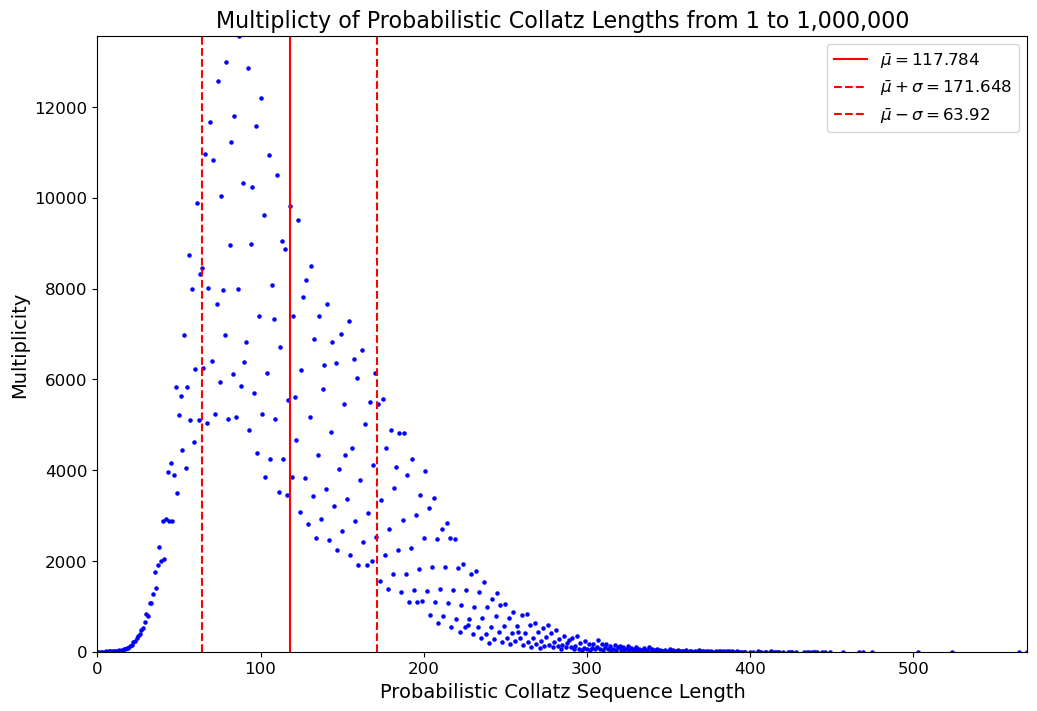

Recreate this plot in Python.
from matplotlib import pyplot as plt
import statistics
import random
from collections import Counter as ctr

# Set a variable for p
p = 0.5

# Collatz conjecture (only returning length)
def collatz(n):
    length = 0
    while n != 1:
        if n % 2 == 0:
            n //= 2
        else:
            n = 3*n + 1
        length += 1
    return length

# Modified collatz conjecture (only returning length)
def not_collatz(n):
    length = 0
    vals = []
    while True:
        if n % 2 == 0:
            n //= 2
        else:
            n = 3*n - 1
        if n in vals:
            break
        vals.append(n)
        length += 1
        if n == 1:
            break
    return length


# Create a simulation of scatter plot for values
# Collatz and modified collatz values must go in the same list to calculate an overall multiplicity
# Using random library to create a value between 0 and 1
y = []
for n in range(1, 1000001):
    if random.random() > p:
        c = collatz(n)
        y.append(c)
    else:
        nc = not_collatz(n)
        y.append(nc)

# Calculate mean and standard deviation
mean = statistics.mean(y)
std = statistics.stdev(y)

# Using the counter function we create a dictionary for multiplicity/frequency
m = ctr(y)
x = list(m.keys())
y = list(m.values())

plt.figure(figsize=(12, 8))

# Plot x and y values with horizontal bars for mean
plt.scatter(x, y, color="#0000ff", s=5)
plt.axvline(x = mean, color="#ff0000", label=rf"$\bar{{\mu}} = {round(mean, 3)}$")
plt.axvline(x = (mean + std), color="#ff0000", linestyle="dashed", label=rf"$\bar{{\mu}} + \sigma = {round(mean + std, 3)}$")
plt.axvline(x = (mean - std), color="#ff0000", linestyle="dashed", label=rf"$\bar{{\mu}} - \sigma = {round(mean - std, 3)}$")

plt.xlim(0, max(x))
plt.ylim(0, max(y))

# Axis labels
plt.xlabel("Probabilistic Collatz Sequence Length", fontsize=14)
plt.ylabel("Multiplicity", fontsize=14)
plt.title("Multiplicty of Probabilistic Collatz Lengths from 1 to 1,000,000", fontsize=16)

# Axis scales
plt.ticklabel_format(style='plain', axis='x')
plt.xticks(fontsize=12)
plt.yticks(fontsize=12)

plt.legend(fontsize=12)

plt.show()
